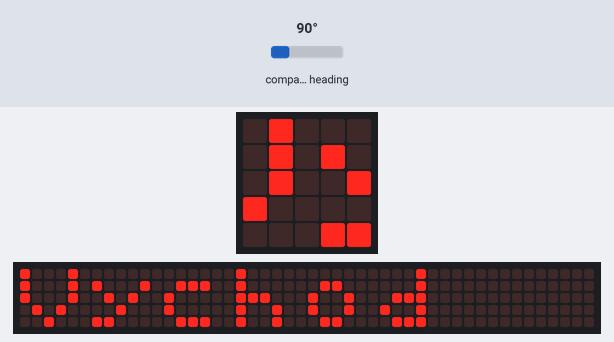
Bench run of a program on a simulated BBC micro:bit (MakeCode). On the bench: the board's 5×5 LED display, a strip that is not on the board, showing the scrolling text unrolled. Inputs (shaded band) come from the test bench; at power-on: compass heading 90°. The 48×5 strip is a reading aid, not a part: it shows the text the display is scrolling, unrolled, one strip-width of it at a time; the compass is already calibrated.

Above: at 1.27 s.
1.3 s: compass heading set to 7°
At 6.39 s:
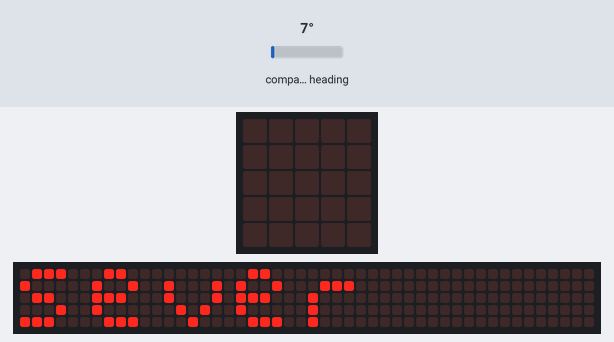
8.4 s: compass heading set to 180°
At 15.11 s:
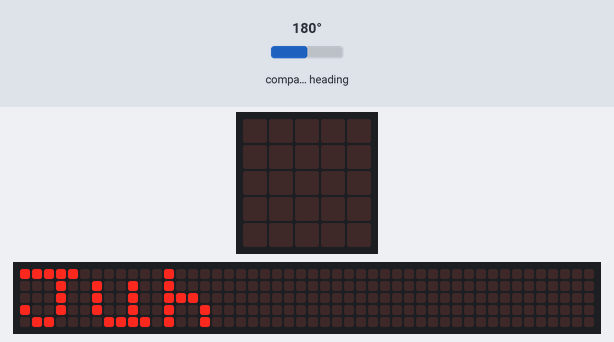
15.5 s: compass heading set to 269°
At 19.05 s:
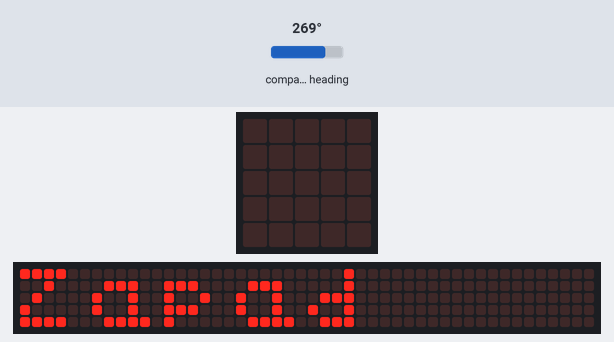
22.6 s: compass heading set to 352°
At 24.47 s:
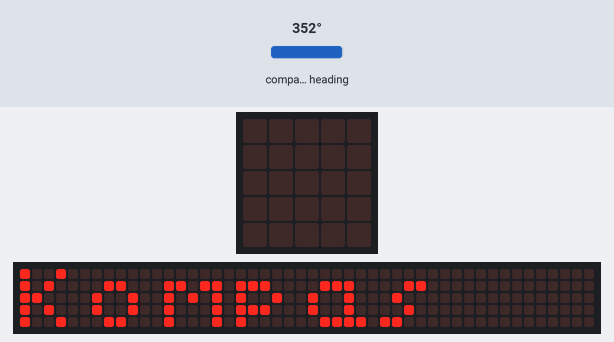
29.7 s: compass heading set to 90°
At 30.79 s:
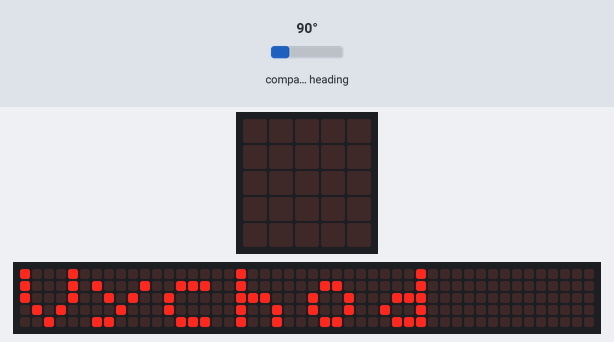
36.8 s: compass heading set to 139°
At 37.26 s:
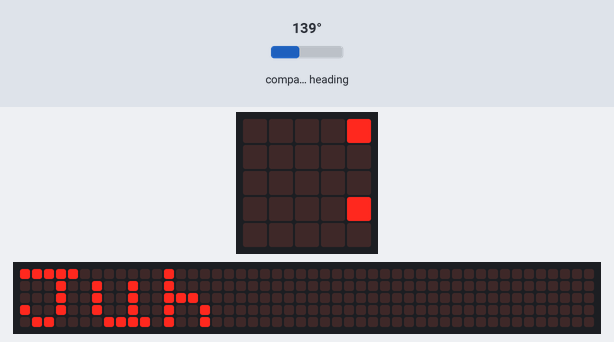

Measured:
- after the input at 1.3 s, the display: first differs from a run without the input after 5.0 s (image 1)
- after the input at 8.4 s, the display: first differs from a run without the input after 3.3 s (image 2)
- after the input at 15.5 s, the display: first differs from a run without the input after 3.5 s (image 3)
- after the input at 22.6 s, the display: first differs from a run without the input after 1.8 s (image 4)
- after the input at 29.7 s, the display: first differs from a run without the input after 1.0 s (image 5)
- after the input at 36.8 s, the display: first differs from a run without the input after 0.24 s (image 6 shows a later state)
- what the display in image 2 shows lasts 0.4 s, from 14.9 s to 15.3 s

The program:

main.ts
```typescript
let kompas = 0
basic.forever(function () {
    kompas = input.compassHeading()
    if (kompas < 45) {
        basic.showString("Sever")
    } else if (kompas < 135) {
        basic.showString("Vychod")
    } else if (kompas < 225) {
        basic.showString("Juh")
    } else if (kompas < 315) {
        basic.showString("Zapad")
    } else {
        basic.showString("Kompas")
    }
})
```

test.ts
```typescript
// sem patria testy; keď sa tento balík použije ako rozšírenie, nebudú sa kompilovať.
```
